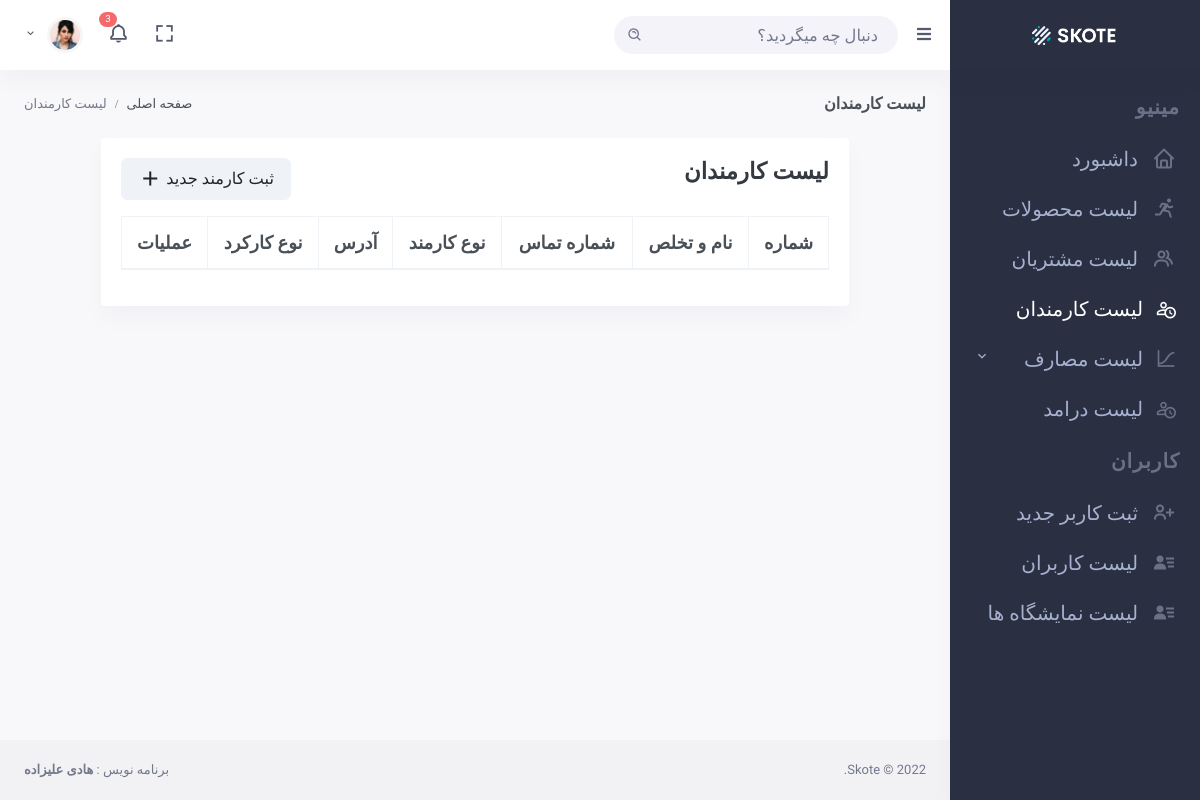
The page /employee/list/ (signed in) on the database as committed earlier.
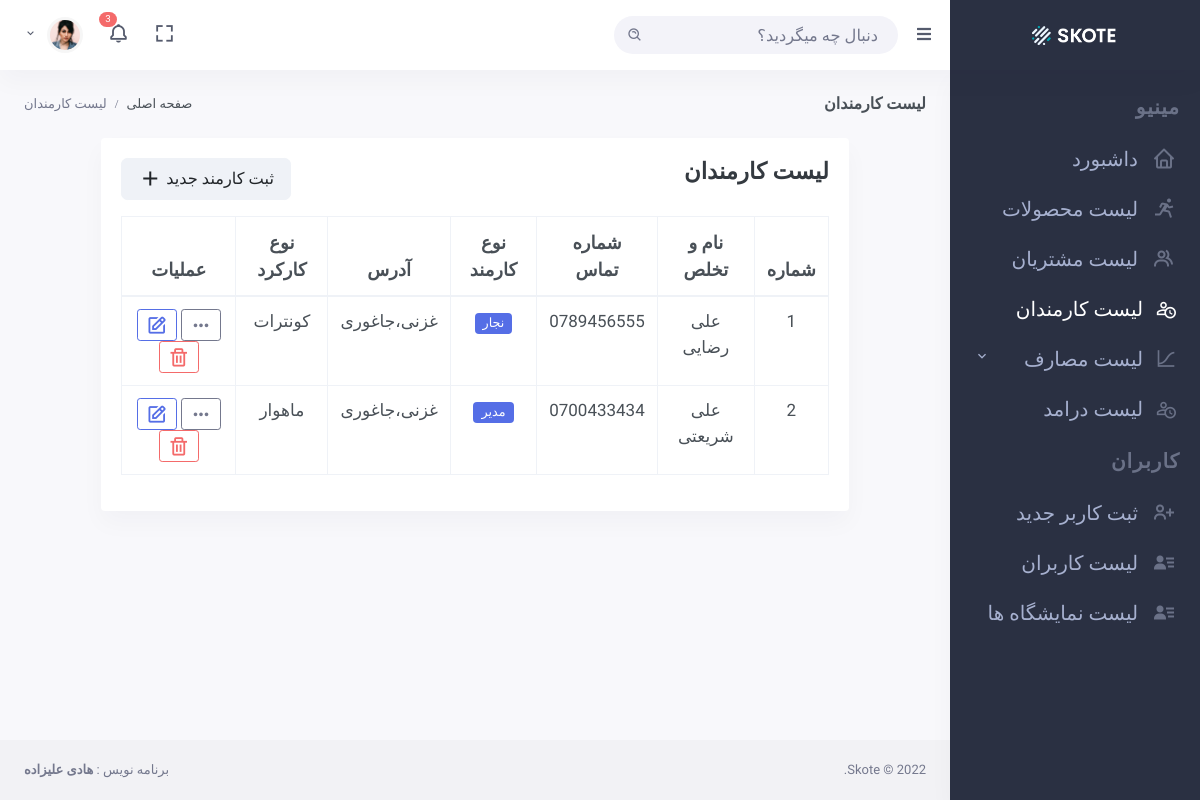
The same page on the database as committed later.
### base/models.py (models this page shows, shortened)
class Employee(models.Model):
    SALARY =  (
        ("ماهوار", "ماهوار"),
        ("کونترات", "کونترات"),
    )
    emp_type = models.ForeignKey(EmployeeType, on_delete=models.SET_NULL, null=True)
    first_name = models.CharField(max_length=255)
    last_name = models.CharField(max_length=255)
    address = models.CharField(max_length=500)
    phone_number = models.CharField(max_length=20)
    salary = models.CharField(max_length=20, choices=SALARY)
    salary_per_month = models.DecimalField(max_digits=8, decimal_places=2, null=True, blank=True)
    created_at = models.DateTimeField(auto_now_add=True)
    updated_at = models.DateTimeField(auto_now=True)

class EmployeeType(models.Model):
    name = models.CharField(max_length=200)
    description = models.TextField(null=True, blank=True)
    def __str__(self):
        return self.name

### users/decorators.py (the view)
        def wrapper_func(request, *args, **kwargs):
            group = None
            if request.user.groups.exists():
                group = request.user.groups.all()[0].name
            if group in groups:
                return view_func(request, *args, **kwargs)
            else:
                return redirect("unauthorize")

### base/views/employee_views.py (called while the page is built)
@login_required(login_url="login")
@allowed_groups(groups=['admin'])
def employee_list(request):
    employees = Employee.objects.all()
    context = {
        "employees" : employees
    }
    return render(request, "base/employees/list.html", context)

### base/templates/base/employees/list.html (shortened to what the changed rows need)
{% extends 'base.html' %}
{% block content %}
    <div class="row">
        <div class="col-lg-10 m-auto">
            <div class="card">
                <div class="card-body">
                    <table id="datatable" class="table table-bordered dt-responsive nowrap"
                        style="border-collapse: collapse; border-spacing: 0; width: 100%;">
                            <thead>
                                <tr>
                                    <th class="text-center font-size-18">شماره</th>
                                    <th class="text-center font-size-18">نام و تخلص</th>
                                    <th class="text-center font-size-18">شماره تماس</th>
                                    <th class="text-center font-size-18">نوع کارمند</th>
                                    <th class="text-center font-size-18">آدرس</th>
                                    <th class="text-center font-size-18">نوع کارکرد</th>
                                    <th class="text-center font-size-18">عملیات</th>
                                </tr>
                            </thead>
                            <tbody>
                                {% for employee in employees %}
                                    <tr>
                                        <td class="font-size-17 text-center">{{forloop.counter}}</td>
                                        <td class="font-size-17 text-center">{{employee.first_name}} {{employee.last_name}}</td>
                                        <td class="font-size-17 text-center">{{employee.phone_number}}</td>
                                        <td class="font-size-17 text-center">
                                            <span class="badge badge-primary px-2 py-1">{{employee.emp_type}}</span>
                                        </td>
                                        <td class="font-size-17 text-center">{{employee.address}}</td>
                                        <td class="font-size-17 text-center">{{employee.salary}}</td>
                                        <td class="font-size-17 text-center">
                                            {% if employee.salary == "ماهوار" %}
                                                <a href="{% url 'employee-attendance' employee.id %}" class="btn btn-outline-secondary btn-sm">
                                                    <i class="bx bx-dots-horizontal-rounded align-middle font-size-22 "></i>
                                                </a>
                                            {% else %}
                                                <a href="{% url 'employee-detail' employee.id %}" class="btn btn-outline-secondary btn-sm">
                                                    <i class="bx bx-dots-horizontal-rounded align-middle font-size-22 "></i>
                                                </a>
                                            {% endif %}
                                            <a href="{% url 'employee-update' employee.id %}" class="btn btn-outline-primary btn-sm">
                                                <i class="bx bx-edit align-middle font-size-22 "></i>
                                            </a>
                                            <button
                                            data-target="#delete-employee"
                                            data-toggle="modal"
                                            data-id="{{employee.id}}"
                                            data-name="{{employee.first_name}}"
                                            data-last="{{employee.last_name}}"
                                            class="btn btn-outline-danger btn-sm delete-btns">
                                                <i class="bx bx-trash align-middle font-size-22 "></i>
                                            </button>
                                        </td>
                                    </tr>
                                {% endfor %}
                            </tbody>
                    </table>
                </div>
            </div>
        </div>
    </div>
{% endblock content %}

Rows that differ between the two databases and show on the page:
added Employee: first_name "علی", last_name "رضایی", phone_number "0789456555", emp_type "نجار", address "غزنی،‌جاغوری", salary "کونترات"
added Employee: first_name "علی", last_name "شریعتی", phone_number "0700433434", emp_type "مدیر", address "غزنی،‌جاغوری", salary "ماهوار"
